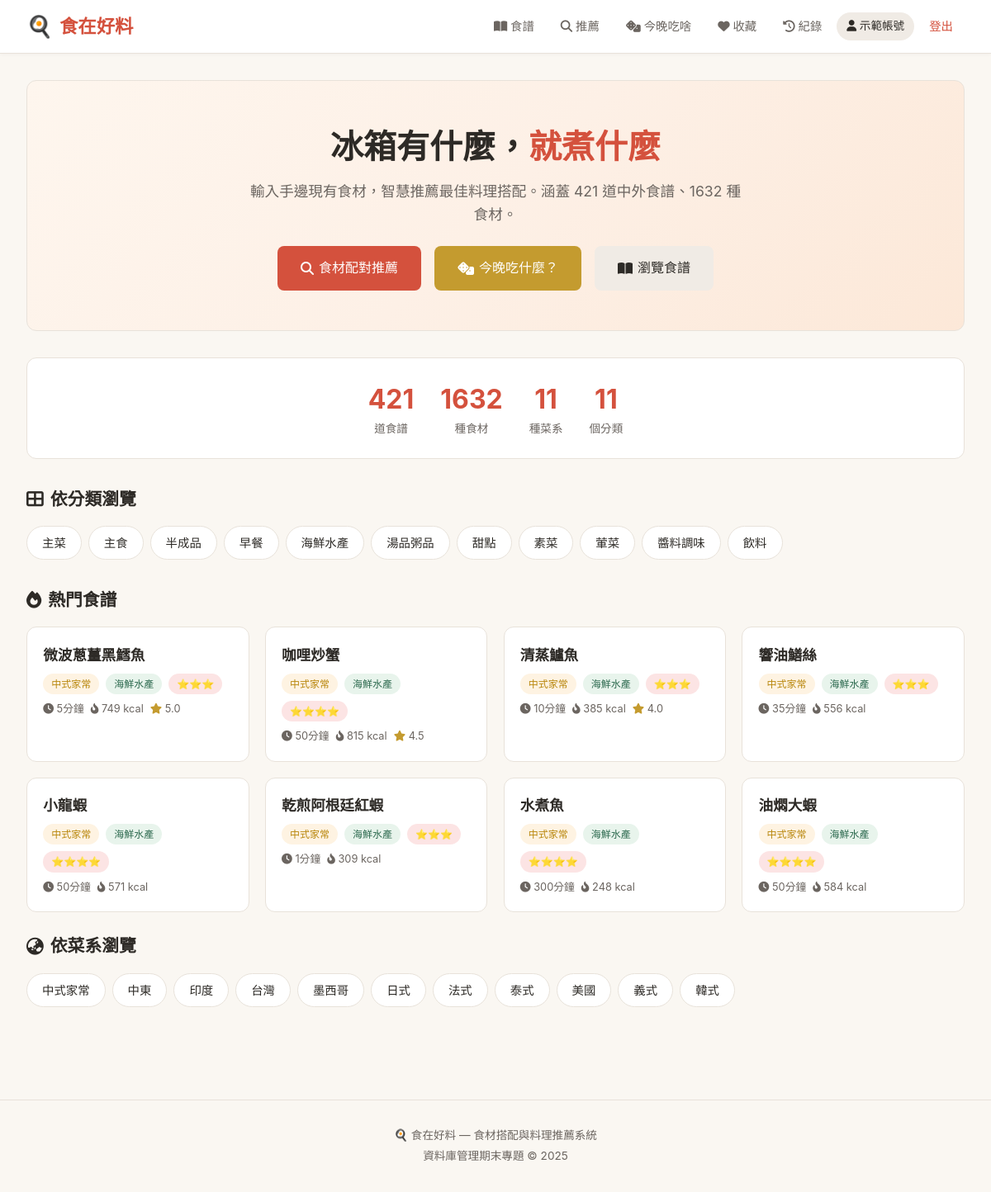
The page / (signed in) on the database its author committed.
### tables this page shows
CREATE TABLE categories (
        category_id   INTEGER PRIMARY KEY AUTOINCREMENT,
        category_name TEXT NOT NULL UNIQUE
    );

CREATE TABLE recipes (
        recipe_id        INTEGER PRIMARY KEY AUTOINCREMENT,
        recipe_name      TEXT NOT NULL,
        category_id      INTEGER,
        cuisine          TEXT DEFAULT '中式家常',
        difficulty       INTEGER DEFAULT 3,
        cooking_time_min INTEGER DEFAULT 30,
        servings         INTEGER DEFAULT 2,
        calories         INTEGER,
        steps_summary    TEXT,
        image_url        TEXT,
        created_at       DATETIME DEFAULT CURRENT_TIMESTAMP,
        FOREIGN KEY (category_id) REFERENCES categories(category_id)
    );

### app.py (the view)
@app.route('/')
def index():
    categories = query_db("SELECT * FROM categories ORDER BY category_name")
    popular = query_db("""
        SELECT r.*, c.category_name,
               COALESCE(AVG(rv.stars), 0) AS avg_rating,
               COUNT(DISTINCT rv.review_id) AS review_count
        FROM recipes r
        LEFT JOIN categories c ON r.category_id = c.category_id
        LEFT JOIN reviews rv ON r.recipe_id = rv.recipe_id
        GROUP BY r.recipe_id
        ORDER BY avg_rating DESC, review_count DESC
        LIMIT 8
    """)
    total_recipes = query_db("SELECT COUNT(*) as c FROM recipes", one=True)['c']
    total_ingredients = query_db("SELECT COUNT(*) as c FROM ingredients", one=True)['c']
    cuisines = query_db("SELECT DISTINCT cuisine FROM recipes ORDER BY cuisine")
    return render_template('index.html', categories=categories, popular=popular,
                           total_recipes=total_recipes, total_ingredients=total_ingredients,
                           cuisines=cuisines)

### app.py (called while the page is built)
def get_db():
    if 'db' not in g:
        g.db = sqlite3.connect(DB_PATH)
        g.db.row_factory = sqlite3.Row
        g.db.execute("PRAGMA foreign_keys = ON")
    return g.db

def query_db(sql, args=(), one=False):
    cur = get_db().execute(sql, args)
    rv = cur.fetchall()
    return (rv[0] if rv else None) if one else rv

### templates/index.html (shortened to what this page needs)
{% extends "base.html" %}
{% block content %}
<div class="hero">
  <h1>冰箱有什麼，<span>就煮什麼</span></h1>
  <p>輸入手邊現有食材，智慧推薦最佳料理搭配。涵蓋 {{ total_recipes }} 道中外食譜、{{ total_ingredients }} 種食材。</p>
  <div class="hero-actions">
    <a href="{{ url_for('recommend') }}" class="btn btn-primary btn-lg">
      <i class="fas fa-search"></i> 食材配對推薦
    </a>
    <a href="{{ url_for('dice_page') }}" class="btn btn-gold btn-lg">
      <i class="fas fa-dice"></i> 今晚吃什麼？
    </a>
    <a href="{{ url_for('browse') }}" class="btn btn-secondary btn-lg">
      <i class="fas fa-book-open"></i> 瀏覽食譜
    </a>
  </div>
</div>
<div class="stats-bar">
  <div class="stat"><div class="stat-num">{{ total_recipes }}</div><div class="stat-label">道食譜</div></div>
  <div class="stat"><div class="stat-num">{{ total_ingredients }}</div><div class="stat-label">種食材</div></div>
  <div class="stat"><div class="stat-num">{{ cuisines|length }}</div><div class="stat-label">種菜系</div></div>
  <div class="stat"><div class="stat-num">{{ categories|length }}</div><div class="stat-label">個分類</div></div>
</div>
<h2 class="section-title"><i class="fas fa-th-large"></i> 依分類瀏覽</h2>
<div class="cat-chips">
  {% for cat in categories %}
  <a href="{{ url_for('browse', category=cat.category_name) }}" class="cat-chip">{{ cat.category_name }}</a>
  {% endfor %}
</div>
<h2 class="section-title"><i class="fas fa-fire"></i> 熱門食譜</h2>
<div class="card-grid">
  {% for r in popular %}
  <div class="card">
    <div class="card-body">
      <div class="card-title"><a href="{{ url_for('recipe_detail', recipe_id=r.recipe_id) }}">{{ r.recipe_name }}</a></div>
      <div class="card-meta">
        <span class="badge badge-cuisine">{{ r.cuisine }}</span>
        {% if r.category_name %}<span class="badge badge-category">{{ r.category_name }}</span>{% endif %}
        <span class="badge badge-diff">
          {% for i in range(r.difficulty) %}⭐{% endfor %}
        </span>
      </div>
      <div class="card-meta mt-1">
        <span><i class="fas fa-clock"></i> {{ r.cooking_time_min }}分鐘</span>
        {% if r.calories %}<span><i class="fas fa-fire-alt"></i> {{ r.calories }} kcal</span>{% endif %}
        {% if r.avg_rating > 0 %}<span><i class="fas fa-star" style="color:var(--gold)"></i> {{ "%.1f"|format(r.avg_rating) }}</span>{% endif %}
      </div>
    </div>
  </div>
  {% endfor %}
</div>
<h2 class="section-title mt-3"><i class="fas fa-globe-asia"></i> 依菜系瀏覽</h2>
<div class="cat-chips">
  {% for cs in cuisines %}
  <a href="{{ url_for('browse', cuisine=cs.cuisine) }}" class="cat-chip">{{ cs.cuisine }}</a>
  {% endfor %}
</div>
{% endblock %}

### templates/base.html (style rules this page uses)
:root { --bg: #faf7f2; --card: #ffffff; --text: #2d2a26; --text2: #6b6560; --accent: #d4513d; --accent2: #e8734a; --green: #4a8c5c; --gold: #c49b2f; --border: #e8e2da; --shadow: 0 2px 12px rgba(45,42,38,0.08); --radius: 12px; --font: 'Noto Sans TC', -apple-system, 'Segoe UI', sans-serif; }
* { margin:0; padding:0; box-sizing:border-box; }
body { font-family: var(--font); background: var(--bg); color: var(--text); line-height: 1.6; min-height: 100vh; }
.card-grid { display: grid; grid-template-columns: repeat(auto-fill, minmax(260px, 1fr)); gap: 1.2rem; }
.card { background: var(--card); border-radius: var(--radius); border: 1px solid var(--border); overflow: hidden; transition: transform 0.2s, box-shadow 0.2s; }
.card-body { padding: 1.2rem; }
.card-title { font-size: 1.1rem; font-weight: 600; margin-bottom: 0.5rem; }
.card-title a { color: var(--text); text-decoration: none; }
.card-meta { display: flex; flex-wrap: wrap; gap: 8px; font-size: 0.8rem; color: var(--text2); }
.badge { display: inline-block; padding: 3px 10px; border-radius: 20px; font-size: 0.75rem; font-weight: 500; }
.badge-cuisine { background: #fef3e2; color: #b8860b; }
.badge-category { background: #e8f4ec; color: #2d6a4f; }
.badge-diff { background: #fce4e4; color: #c0392b; }
.btn { display: inline-flex; align-items: center; gap: 6px; padding: 10px 20px; border-radius: 8px; border: none; font-size: 0.9rem; font-weight: 500; cursor: pointer; text-decoration: none; transition: all 0.2s; font-family: var(--font); }
.btn-primary { background: var(--accent); color: #fff; }
.btn-secondary { background: #f0ebe5; color: var(--text); }
.btn-lg { padding: 14px 28px; font-size: 1rem; }
.btn-gold { background: var(--gold); color: #fff; }
.mt-1 { margin-top: 0.5rem; }
.mt-3 { margin-top: 1.5rem; }

### templates/index.html (style rules this page uses)
.hero { text-align:center; padding:3rem 1rem; margin-bottom:2rem; background: linear-gradient(135deg, #fef6ee 0%, #fdf0e6 50%, #fce8d8 100%); border-radius: var(--radius); border: 1px solid var(--border); }
.hero h1 { font-size:2.5rem; font-weight:700; margin-bottom:0.5rem; }
.hero h1 span { color: var(--accent); }
.hero p { color: var(--text2); font-size:1.1rem; max-width:600px; margin:0 auto 1.5rem; }
.hero-actions { display:flex; gap:1rem; justify-content:center; flex-wrap:wrap; }
.stats-bar { display:flex; justify-content:center; gap:2rem; flex-wrap:wrap; margin: 2rem 0; padding: 1.5rem; background: var(--card); border-radius: var(--radius); border: 1px solid var(--border); }
.stat { text-align:center; }
.stat-num { font-size:2rem; font-weight:700; color:var(--accent); }
.stat-label { font-size:0.85rem; color:var(--text2); }
.section-title { font-size:1.3rem; font-weight:600; margin-bottom:1rem; display:flex; align-items:center; gap:8px; }
.cat-chips { display:flex; flex-wrap:wrap; gap:8px; margin-bottom:2rem; }
.cat-chip { padding:8px 18px; border-radius:24px; background:var(--card); border:1.5px solid var(--border); text-decoration:none; color:var(--text); font-size:0.9rem; font-weight:500; transition:all 0.2s; }

### rows shown on the page
categories: category_name "主菜"
categories: category_name "主食"
categories: category_name "半成品"
categories: category_name "早餐"
categories: category_name "海鮮水產"
categories: category_name "湯品粥品"
categories: category_name "甜點"
categories: category_name "素菜"
categories: category_name "葷菜"
categories: category_name "醬料調味"
categories: category_name "飲料"
recipes: recipe_name "微波蔥薑黑鱈魚", cuisine "中式家常", category_name "海鮮水產", cooking_time_min "5", calories "749", avg_rating "5.0"
recipes: recipe_name "咖哩炒蟹", cuisine "中式家常", category_name "海鮮水產", cooking_time_min "50", calories "815", avg_rating "4.5"
recipes: recipe_name "清蒸鱸魚", cuisine "中式家常", category_name "海鮮水產", cooking_time_min "10", calories "385", avg_rating "4.0"
recipes: recipe_name "響油鱔絲", cuisine "中式家常", category_name "海鮮水產", cooking_time_min "35", calories "556"
recipes: recipe_name "小龍蝦", cuisine "中式家常", category_name "海鮮水產", cooking_time_min "50", calories "571"
recipes: recipe_name "乾煎阿根廷紅蝦", cuisine "中式家常", category_name "海鮮水產", cooking_time_min "1", calories "309"
recipes: recipe_name "水煮魚", cuisine "中式家常", category_name "海鮮水產", cooking_time_min "300", calories "248"
recipes: recipe_name "油燜大蝦", cuisine "中式家常", category_name "海鮮水產", cooking_time_min "50", calories "584"

### other values the page prints
{{ session.display_name }} "示範帳號"
{{ total_recipes }} "421"
{{ total_ingredients }} "1632"
{{ cuisines|length }} "11"
{{ categories|length }} "11"
{{ cs.cuisine }} "中式家常" "中東" "印度" "台灣" "墨西哥" "日式" "法式" "泰式" "美國" "義式" "韓式"
